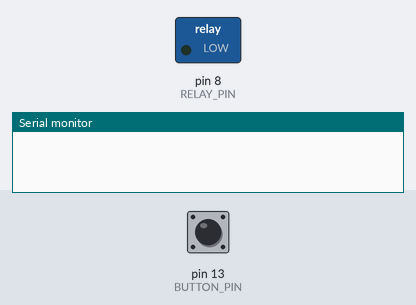
Recording of a sketch running on a simulated Arduino Uno, built with avr-gcc and run on an emulated ATmega328P. Shown: switched loads named in the sketch (green lamp = pin HIGH), the last lines printed to the serial monitor. Inputs (shaded band) come from the test bench; at power-on: pin 13 (BUTTON_PIN) LOW.

Above: at 1.2 s.
1.3 s: pin 13 (BUTTON_PIN) pulled HIGH for 0.15 s
At 1.9 s:
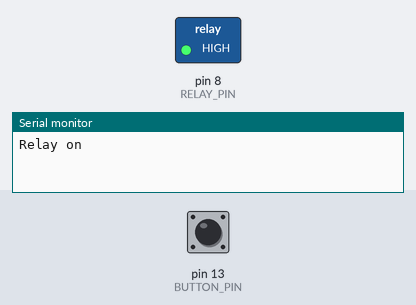
2.9 s: pin 13 (BUTTON_PIN) pulled HIGH for 1 s
At 3.2 s:
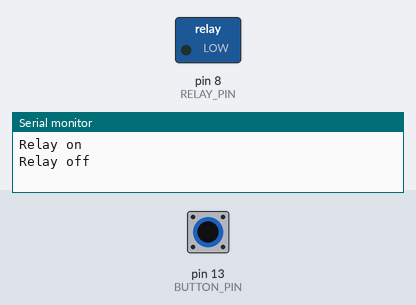
5.4 s: pin 13 (BUTTON_PIN) pulled HIGH for 3.2 s
At 6.3 s:
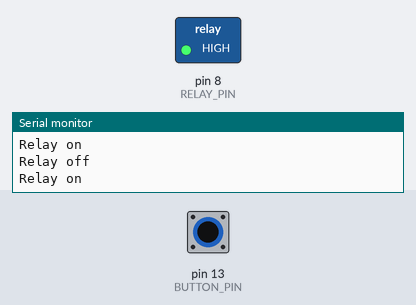
Timing chart, 0 to 8.4 s (numbered marks = the images above; inputs shaded):
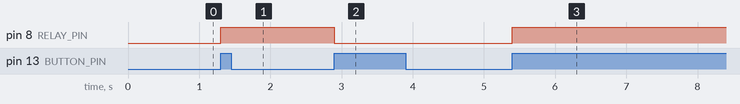

The sketch:

Challenge04_PrintState.ino
```cpp
// Complete example solution for Lesson14, challenge 04.
const int RELAY_PIN = 8, BUTTON_PIN = 13;
int relayState = LOW, previous = LOW;
void setup() {
  pinMode(RELAY_PIN, OUTPUT);
  pinMode(BUTTON_PIN, INPUT);
  Serial.begin(9600);
  digitalWrite(RELAY_PIN, LOW);
}
void loop() {
  int pressed = digitalRead(BUTTON_PIN);
  if (pressed == HIGH && previous == LOW) {
    relayState = !relayState;
    digitalWrite(RELAY_PIN, relayState);
    Serial.println(relayState?"Relay on":"Relay off");
    delay(30);
  }
  previous = pressed;
}
```

Measured:
- after the input at 1.3 s, pin 8 (RELAY_PIN): LOW → HIGH at once
- after the input at 2.9 s, pin 8 (RELAY_PIN): HIGH → LOW at once
- after the input at 5.4 s, pin 8 (RELAY_PIN): LOW → HIGH at once
